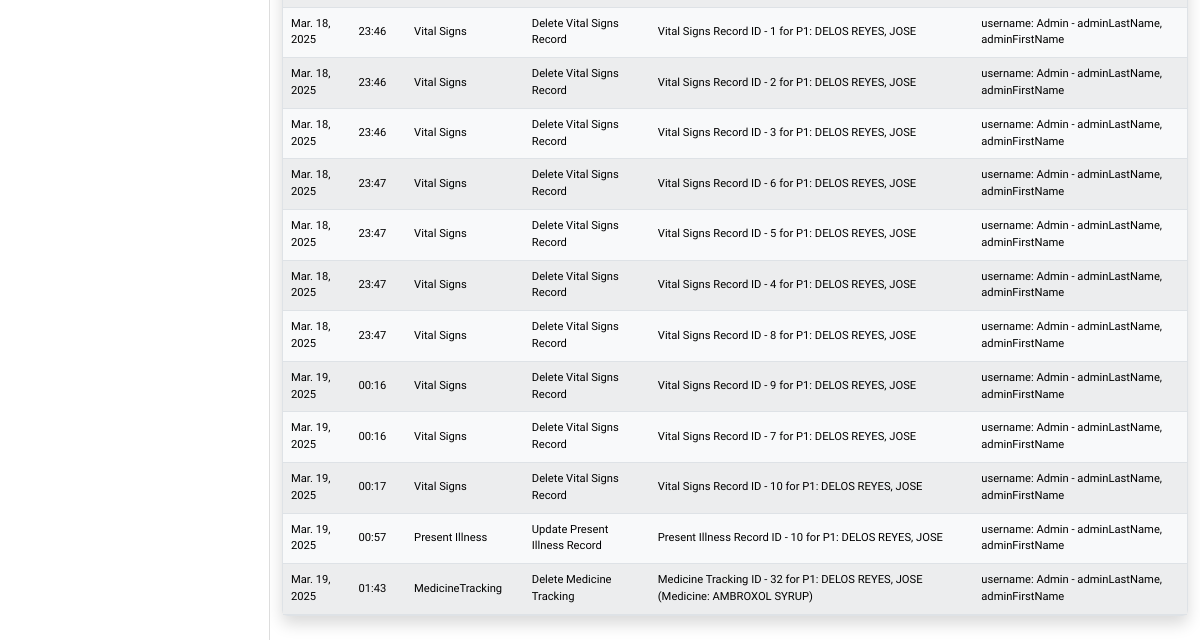
The page /logs/ (signed in, lower part) on the database as committed earlier.
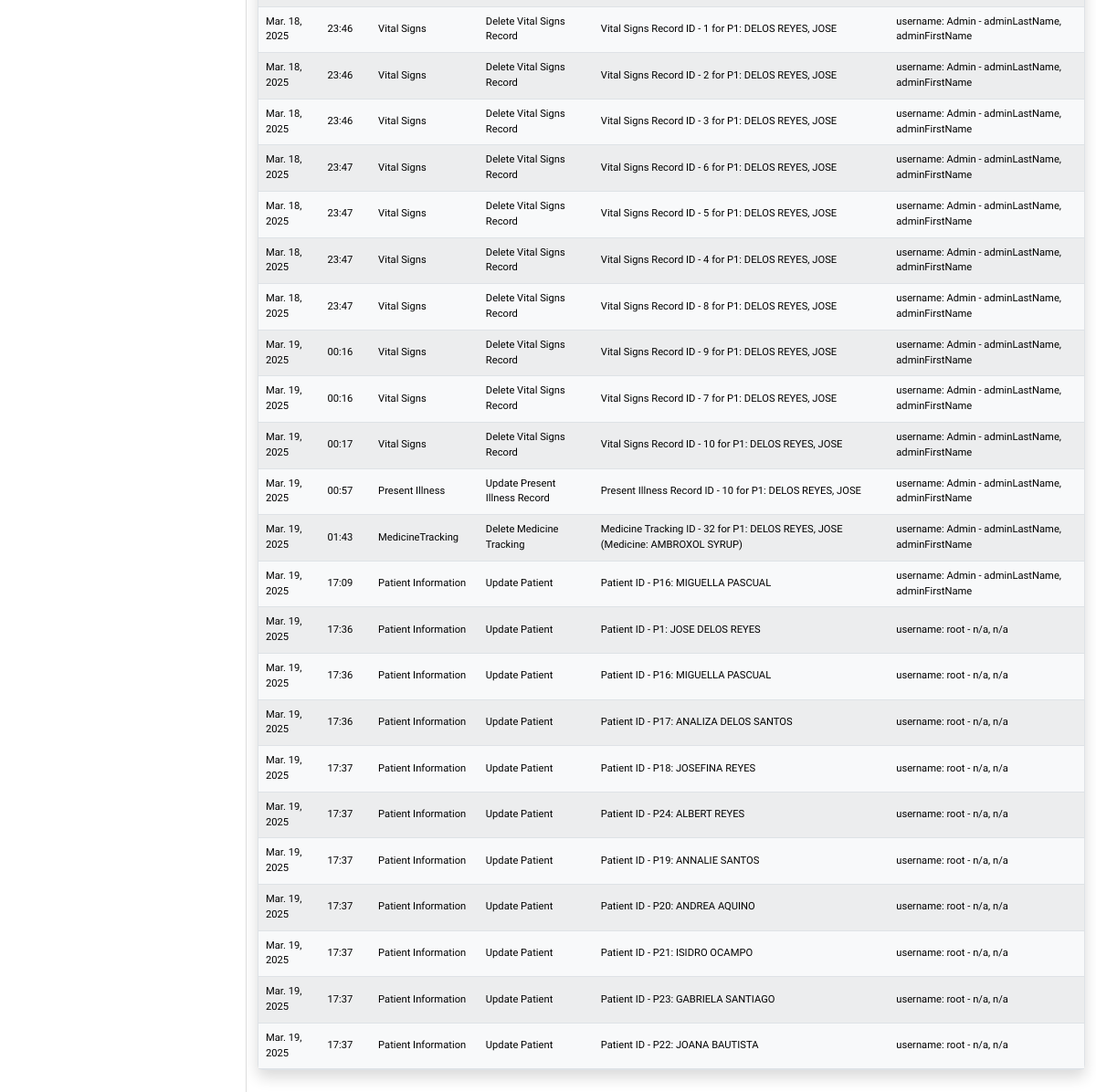
The same page on the database as committed later.
### logs/models.py (models this page shows)
class Logs(models.Model):
    datelog = models.DateField()
    timelog = models.TimeField()
    module = models.CharField(max_length=100)
    action = models.CharField(max_length=100)
    performed_to = models.CharField(max_length=100)
    performed_by = models.CharField(max_length=20)

### users/decorators.py (the view)
        def wrapper(request, *args, **kwargs):
            try:
                profile = request.user.userprofile
                if profile.userrole == 'ADMIN' or profile.userrole in allowed_roles:
                    return view_func(request, *args, **kwargs)
                else:
                    messages.warning(
                        request,
                        f"You don't have permission to access the {module_name} module."
                    )
                    return redirect('home')
            except UserProfile.DoesNotExist:
                messages.warning(
                    request,
                    f"Complete your profile to access the {module_name} module."
                )
                return redirect('home')

### logs/views.py (called while the page is built)
@login_required
@role_required(['ADMIN'], 'Logs')
def logs_list(request):
    start_date = request.GET.get('start_date')
    end_date = request.GET.get('end_date')
    logs = Logs.objects.all()
    if start_date and end_date:
        logs = logs.filter(datelog__range=[start_date, end_date])
    elif start_date:
        logs = logs.filter(datelog__gte=start_date)
    elif end_date:
        logs = logs.filter(datelog__lte=end_date)
    return render(request, 'logs/logs_list.html', {'logs': logs})

### logs/templates/logs/logs_list.html (shortened to what this page needs)
{% extends "home/layout.html" %}
{% block body %}
<article class="content-section border rounded p-0 shadow">
  <div class="table-responsive mt-2">
    <table class="table table-light table-striped text-center m-0 px-0 projectTables" id="dataTable">
      <tbody>
        {% for log in logs %}
        <tr>
          <td class="align-middle text-start">{{ log.datelog|date:"M. d, Y" }}</td>
          <td class="align-middle text-start">
            {% if log.timelog %}
              {{ log.timelog|time:"H:i" }}
            {% else %}
              N/A
            {% endif %}
          </td>
          <td class="align-middle text-start">{{ log.module }}</td>
          <td class="align-middle text-start">{{ log.action }}</td>
          <td class="align-middle text-start">{{ log.performed_to }}</td>
          <td class="align-middle text-start">{{ log.performed_by }}</td>
        </tr>
        {% endfor %}
      </tbody>
    </table>
  </div>
</article>
{% endblock body %}

### home/templates/home/layout.html (shortened to what this page needs)
{% load static %}
<!DOCTYPE html>
<html lang="en">
<head>
  <link rel="stylesheet" type="text/css" href="{% static 'home/main.css' %}">
  <link href="https://cdn.jsdelivr.net/npm/bootstrap@5.3.3/dist/css/bootstrap.min.css" rel="stylesheet">
  <link rel="stylesheet" href="https://cdnjs.cloudflare.com/ajax/libs/remixicon/4.6.0/remixicon.css">
  <link rel="stylesheet" href="//cdn.datatables.net/2.2.2/css/dataTables.dataTables.min.css">
  <link rel="stylesheet" href="https://cdn.jsdelivr.net/npm/flatpickr/dist/flatpickr.min.css">
</head>
<body>
  {% include "home/sidebar.html" %}
    <div id="content-wrapper" class="flex-grow-1">
      <main id="main-content" role="main" class="container mt-3">
          <div class="row">
            <div class="col">
              {% block body %}{% endblock %}
            </div>
          </div>
      </main>
    </div>
  </div>
</body>
</html>

### home/templates/home/sidebar.html (shortened to what this page needs)
{% load static %}
  <div id="page-wrapper" class="d-flex" style="min-height: 100vh;">
    <div id="sidebar" class="sidebar active">
      <div class="p-3" style="position: relative;">
      </div>
    </div>

### home/templates/home/deletePopUp.html (shortened to what this page needs)
{% load static %}

### home/static/home/main.css (style rules this page uses)
body { background: #fafafa; color: #333333; font-family: 'Varela Round', sans-serif!important; }
.content-section { background: #ffffff; padding: 1.25rem; border: 1px solid #dddddd; border-radius: 0.5rem; margin-bottom: 1.5rem; }
#page-wrapper { min-height: 100vh; overflow: hidden; }
#content-wrapper { flex: 1; overflow-y: auto; height: 100vh; }
.sidebar { width: clamp(270px, 20vw, 300px); position: relative; background: #ffffff; border-right: 1px solid #ddd; height: 100vh; transition: all 0.3s ease; overflow-y: auto; }
.sidebar > .p-3 { position: sticky; top: 0; height: 100vh; overflow-y: auto; }
.projectTables { font-size: calc(0.55rem + 0.2vw); margin-bottom: 0; }
.container { max-width: 1490px!important; }
html { scroll-behavior: smooth; }

Rows that differ between the two databases and show on the page:
added Logs: datelog "Mar. 19, 2025", timelog "17:09", module "Patient Information", action "Update Patient", performed_to "Patient ID - P16: MIGUELLA PASCUAL", performed_by "username: Admin - adminLastName, adminFirstName"
added Logs: datelog "Mar. 19, 2025", timelog "17:36", module "Patient Information", action "Update Patient", performed_to "Patient ID - P1: JOSE DELOS REYES", performed_by "username: root - n/a, n/a"
added Logs: datelog "Mar. 19, 2025", timelog "17:36", module "Patient Information", action "Update Patient", performed_to "Patient ID - P16: MIGUELLA PASCUAL", performed_by "username: root - n/a, n/a"
added Logs: datelog "Mar. 19, 2025", timelog "17:36", module "Patient Information", action "Update Patient", performed_to "Patient ID - P17: ANALIZA DELOS SANTOS", performed_by "username: root - n/a, n/a"
added Logs: datelog "Mar. 19, 2025", timelog "17:37", module "Patient Information", action "Update Patient", performed_to "Patient ID - P18: JOSEFINA REYES", performed_by "username: root - n/a, n/a"
added Logs: datelog "Mar. 19, 2025", timelog "17:37", module "Patient Information", action "Update Patient", performed_to "Patient ID - P24: ALBERT REYES", performed_by "username: root - n/a, n/a"
added Logs: datelog "Mar. 19, 2025", timelog "17:37", module "Patient Information", action "Update Patient", performed_to "Patient ID - P19: ANNALIE SANTOS", performed_by "username: root - n/a, n/a"
added Logs: datelog "Mar. 19, 2025", timelog "17:37", module "Patient Information", action "Update Patient", performed_to "Patient ID - P20: ANDREA AQUINO", performed_by "username: root - n/a, n/a"
added Logs: datelog "Mar. 19, 2025", timelog "17:37", module "Patient Information", action "Update Patient", performed_to "Patient ID - P21: ISIDRO OCAMPO", performed_by "username: root - n/a, n/a"
added Logs: datelog "Mar. 19, 2025", timelog "17:37", module "Patient Information", action "Update Patient", performed_to "Patient ID - P23: GABRIELA SANTIAGO", performed_by "username: root - n/a, n/a"
added Logs: datelog "Mar. 19, 2025", timelog "17:37", module "Patient Information", action "Update Patient", performed_to "Patient ID - P22: JOANA BAUTISTA", performed_by "username: root - n/a, n/a"
